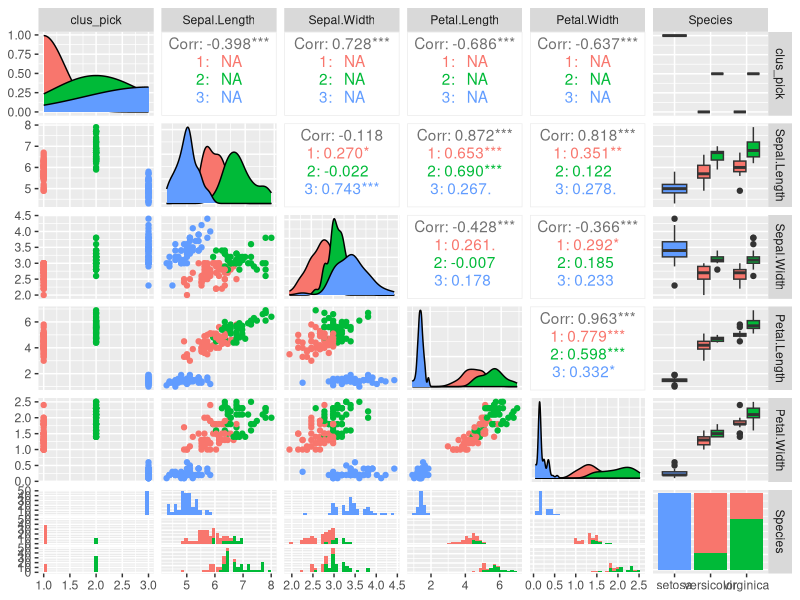

The R source for this figure: (Note: this script raises an error after producing the figure.)
# k-means clustering
library(ggplot2)
library(GGally)
numclus <- 3
maxiter <- 10
iris_sc <- scale(iris[,1:4])
n <- length(iris$Sepal.Length)
row_samp <- sample(1:n, numclus, replace = FALSE)
clus_loc <- iris_sc[row_samp,]
clus_dist <- matrix(rep(0, n*numclus), nrow = n, ncol = numclus)
clus_pick <- rep(0, n)
clus_pick_old <- rep(0, n)
for(k in 1:maxiter){
  for(i in 1:n){
    for(j in 1:numclus)
    {
      clus_dist[i,j] <- sqrt(sum((iris_sc[i,1:4] - clus_loc[j,1:4])^2))
    }
    clus_pick[i] = which.min(clus_dist[i,])
  }
  clus_loc_new <- aggregate(iris_sc[,1:4], list(clus_pick), FUN=mean) 
  clus_loc <-clus_loc_new[2:5]
  #  if(clus_pick == clus_pick_old){
  #    break
  #    }
  #  clus_pick = clus_pick_old
}
iris_clus <- cbind(clus_pick, iris)
ggpairs(iris_clus, mapping = ggplot2::aes(color=as.factor(clus_pick)))


# k-means with penguins

numclus <- 3
maxiter <- 10
penguin_sc <- scale(penguins[,2:5])
row_samp <- sample(1:length(penguins$bill_length_mm), numclus, replace = FALSE)
clus_loc <- penguin_sc[row_samp,1:4]
clus_dist <- matrix(rep(0, length(penguins$bill_length_mm)*numclus), nrow = length(penguins$bill_length_mm), ncol = numclus)
clus_pick <- rep(0,length(penguins$bill_length_mm))
clus_pick_old <- rep(0,length(penguins$bill_length_mm))
for(k in 1:maxiter){
  for(i in 1:length(penguins$bill_length_mm)){
    for(j in 1:numclus)
    {
      clus_dist[i,j] <- sqrt(sum((penguin_sc[i,1:4] - clus_loc[j,1:4])^2))
    }
    clus_pick[i] = which.min(clus_dist[i,])
  }
  clus_loc_new <- aggregate(penguin_sc[,1:4], list(clus_pick), FUN=mean) 
  #  clus_loc <-clus_loc_new[1:4]
  #  if(clus_pick == clus_pick_old){
  #    break
  #    }
  #  clus_pick = clus_pick_old
}
pen_clus <- cbind(clus_pick, penguin_sc)
ggpairs(penguins, mapping = ggplot2::aes(color = as.factor(clus_pick)))

# k-means clustering with pizza
numclus <- 6
maxiter <- 10
pizza_sc <- scale(pizza[3:8])
row_samp <- sample(1:length(pizza$mois), numclus, replace = FALSE)
clus_loc <- pizza_sc[row_samp,]
clus_dist <- matrix(rep(0, length(pizza$fat)*numclus), nrow = length(pizza$cal), ncol = numclus)
clus_pick <- rep(0,length(pizza$prot))
clus_pick_old <- rep(0,length(pizza$prot))
for(k in 1:maxiter){
  for(i in 1:length(pizza$mois)){
    for(j in 1:numclus)
    {
      clus_dist[i,j] <- sqrt(sum((pizza_sc[i,] - clus_loc[j,1:6])^2))
    }
    clus_pick[i] = which.min(clus_dist[i,])
  }
  clus_loc_new <- aggregate(pizza[,2:7], list(clus_pick), FUN=mean) 
  #  clus_loc <-clus_loc_new[2:5]
  #  if(clus_pick == clus_pick_old){
  #    break
  #    }
  #  clus_pick = clus_pick_old
}
pizza_clus <- cbind(clus_pick, pizza)
ggpairs(pizza, mapping = ggplot2::aes(color = as.factor(clus_pick)))

# kmeans function in R
Weekly_sc <- scale(Weekly[,2:6])
weekly_km <- kmeans(Weekly_sc, centers = 3, nstart = 25)
